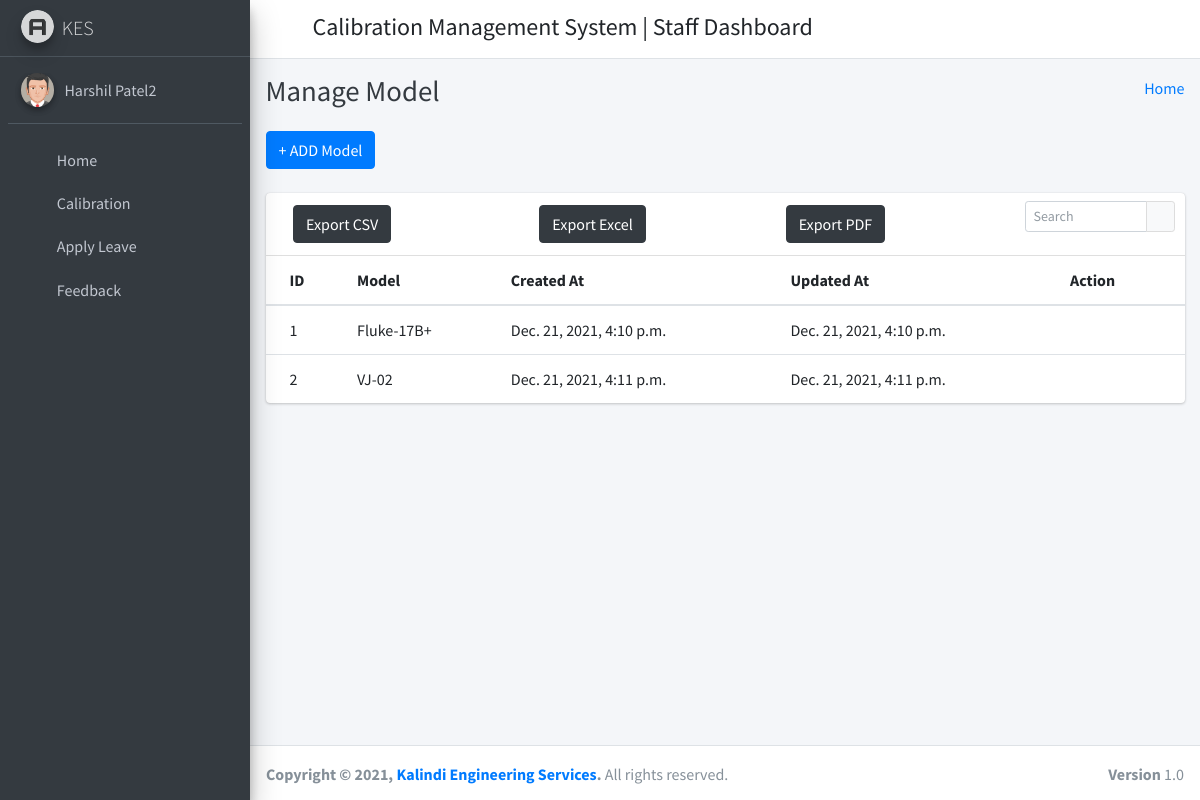
Screenshot of /model_list (signed in) with the database file from the repository.
### calibration_management_app/models.py (models this page shows, shortened)
class CustomUser(AbstractUser):
    user_type_data = ((1, "HOD"), (2, "Staff"), (3, "Student"))
    user_type = models.CharField(default=1, choices=user_type_data, max_length=10)

class Model(models.Model):
    id = models.AutoField(primary_key=True)
    name = models.CharField(max_length=200)
    created_at = models.DateTimeField(auto_now_add=True)
    updated_at = models.DateTimeField(auto_now=True)
    objects = models.Manager()

### calibration_management_app/StaffViews.py (the view)
# urls.py: path('model_list', StaffViews.ModelList.as_view(), name='model_list' ),
class ModelList(ListView):
    context_object_name = 'model_list'
    model = Model
    template_name = 'staff_template/make_model/model_list.html'

### calibration_management_app/templates/staff_template/make_model/model_list.html (shortened to what this page needs)
{% extends 'staff_template/base_template.html' %}
{% block page_title %}
    Manage Model
{% endblock page_title %}
{% block main_content %}
{% load static %}
<section class="content">
        <div class="container-fluid">
            <a class="btn btn-primary" href="{% url 'create_model' %}" role="button">+ ADD Model</a> <br/>&nbsp;
            <div class="row">
                <div class="col-md-12">
                    <div class="card">
                        <div class="card-header">
                            <div class="card-tools">
                            <div class="input-group input-group-sm" style="width: 150px;">
                                <input type="text" name="table_search" class="form-control float-right" placeholder="Search">
                                <div class="input-group-append">
                                <button type="submit" class="btn btn-default"><i class="fas fa-search"></i></button>
                                </div>
                            </div>
                            </div>
                            <div class="row">
                              <div class="col-md-4">
                              <a href="#" class="btn btn-dark">Export CSV</a>
                              </div>
                              <div class="col-md-4">
                              <a href="#" class="btn btn-dark">Export Excel</a>
                              </div>
                              <div class="col-md-4">
                              <a href="#" class="btn btn-dark">Export PDF</a>
                              </div>
                            </div>
                        </div>
                        <div class="card-body table-responsive p-0">
                            <table class="table table-hover">
                              <thead>
                                  <tr>
                                  <th>ID</th>
                                  <th>Model</th>
                                  <th>Created At</th>
                                  <th>Updated At</th>
                                  <th>Action</th>
                                  </tr>
                              </thead>
                            <tbody>
                                {% for md in model_list %}
                                <tr>
                                <td>{{ md.id }}</td>
                                <td>{{ md.name }}</td>
                                <td>{{ md.created_at }}</td>
                                <td>{{ md.updated_at }}</td>
                                <td>
                                    <a href="{% url 'model_update' pk=md.pk %}" <i class="fas fa-edit"></i></a>
                                    <a href="{% url 'model_delete' pk=md.pk %}" <i class="fas fa-trash-alt"></i></a>
                                </td>
                              </tr>
                                {% endfor %}
                            </tbody>
                          </table>
                        </div>
                      </div>
                  </div>
              </div>
          </div>
      </section>
  {% endblock main_content %}

### calibration_management_app/templates/staff_template/sidebar_template.html (shortened to what this page needs)
{% load static %}
<aside class="main-sidebar sidebar-dark-primary elevation-4">
      <a href="{% url 'staff_home' %}" class="brand-link">
        <img src="{% static 'dist/img/AdminLTELogo.png' %}" alt="AdminLTE Logo" class="brand-image img-circle elevation-3"
            style="opacity: .8">
        <span class="brand-text font-weight-light">KES</span>
      </a>
      <div class="sidebar">
        <div class="user-panel mt-3 pb-3 mb-3 d-flex">
          <div class="image">
            <img src="{% static 'dist/img/user2-160x160.jpg' %}" class="img-circle elevation-2" alt="User Image">
          </div>
          <div class="info">
            <a href="{% url 'staff_profile' %}" class="d-block">{{ user.first_name }} {{ user.last_name }}</a>
          </div>
        </div>
        <nav class="mt-2">
          <ul class="nav nav-pills nav-sidebar flex-column" data-widget="treeview" role="menu" data-accordion="false">
            <li class="nav-item">
              {% url 'staff_home' as staff_home %}
              <a href="{{ staff_home }}" class="nav-link {% if request.path == staff_home %} active {% endif %}">
                <i class="nav-icon fas fa-tachometer-alt"></i>
                <p>
                  Home
                </p>
              </a>
            </li>
            <li class="nav-item">
              {% url 'calibration_dashboard' as calibration_dashboard %}
              <a href="{{ calibration_dashboard }}" class="nav-link {% if request.path == calibration_dashboard %} active {% endif %}">
                <i class="nav-icon fas fa-tachometer-alt"></i>
                <p>
                  Calibration
                </p>
              </a>
            </li>
            <li class="nav-item">
              {% url 'staff_apply_leave' as staff_apply_leave %}
              <a href="{{ staff_apply_leave }}" class="nav-link {% if request.path == staff_apply_leave %} active {% endif %}">
                <i class="nav-icon fas fa-envelope-open-text"></i>
                <p>
                  Apply Leave
                </p>
              </a>
            </li>
            <li class="nav-item">
              {% url 'staff_feedback' as staff_feedback %}
              <a href="{{ staff_feedback }}" class="nav-link {% if request.path == staff_feedback %} active {% endif %}">
                <i class="nav-icon fas fa-comments"></i>
                <p>
                  Feedback
                </p>
              </a>
            </li>
          </ul>
        </nav>
      </div>
    </aside>

### rows the page displays
CustomUser: first_name "Harshil", last_name "Patel2"
Model: id "1", name "Fluke-17B+", created_at "Dec. 21, 2021, 4:10 p.m.", updated_at "Dec. 21, 2021, 4:10 p.m."
Model: id "2", name "VJ-02", created_at "Dec. 21, 2021, 4:11 p.m.", updated_at "Dec. 21, 2021, 4:11 p.m."
